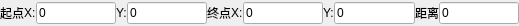
<?xml version="1.0" encoding="UTF-8"?>
<ui version="4.0">
 <class>QG_CalDisOfTP</class>
 <widget class="QWidget" name="QG_CalDisOfTP">
  <property name="geometry">
   <rect>
    <x>0</x>
    <y>0</y>
    <width>519</width>
    <height>26</height>
   </rect>
  </property>
  <property name="minimumSize">
   <size>
    <width>519</width>
    <height>0</height>
   </size>
  </property>
  <property name="windowTitle">
   <string>Form</string>
  </property>
  <layout class="QHBoxLayout" name="horizontalLayout_9">
   <property name="spacing">
    <number>6</number>
   </property>
   <property name="margin">
    <number>0</number>
   </property>
   <item>
    <layout class="QHBoxLayout" name="horizontalLayout_8">
     <property name="spacing">
      <number>0</number>
     </property>
     <property name="bottomMargin">
      <number>0</number>
     </property>
     <item>
      <layout class="QHBoxLayout" name="horizontalLayout_5">
       <item>
        <widget class="QLabel" name="label_5">
         <property name="text">
          <string>起点</string>
         </property>
        </widget>
       </item>
       <item>
        <layout class="QHBoxLayout" name="horizontalLayout">
         <property name="spacing">
          <number>0</number>
         </property>
         <item>
          <widget class="QLabel" name="label_2">
           <property name="text">
            <string>X:</string>
           </property>
          </widget>
         </item>
         <item>
          <widget class="QLineEdit" name="caldisofTP_startX">
           <property name="text">
            <string>0</string>
           </property>
          </widget>
         </item>
        </layout>
       </item>
       <item>
        <layout class="QHBoxLayout" name="horizontalLayout_2">
         <property name="spacing">
          <number>0</number>
         </property>
         <item>
          <widget class="QLabel" name="label">
           <property name="text">
            <string>Y:</string>
           </property>
          </widget>
         </item>
         <item>
          <widget class="QLineEdit" name="caldisofTP_startY">
           <property name="text">
            <string>0</string>
           </property>
          </widget>
         </item>
        </layout>
       </item>
      </layout>
     </item>
     <item>
      <layout class="QHBoxLayout" name="horizontalLayout_6">
       <item>
        <widget class="QLabel" name="label_6">
         <property name="text">
          <string>终点</string>
         </property>
        </widget>
       </item>
       <item>
        <layout class="QHBoxLayout" name="horizontalLayout_4">
         <property name="spacing">
          <number>0</number>
         </property>
         <item>
          <widget class="QLabel" name="label_4">
           <property name="text">
            <string>X:</string>
           </property>
          </widget>
         </item>
         <item>
          <widget class="QLineEdit" name="caldisofTP_endX">
           <property name="text">
            <string>0</string>
           </property>
          </widget>
         </item>
        </layout>
       </item>
       <item>
        <layout class="QHBoxLayout" name="horizontalLayout_3">
         <property name="spacing">
          <number>0</number>
         </property>
         <item>
          <widget class="QLabel" name="label_3">
           <property name="text">
            <string>Y:</string>
           </property>
          </widget>
         </item>
         <item>
          <widget class="QLineEdit" name="caldisofTP_endY">
           <property name="text">
            <string>0</string>
           </property>
          </widget>
         </item>
        </layout>
       </item>
      </layout>
     </item>
     <item>
      <layout class="QHBoxLayout" name="horizontalLayout_7">
       <item>
        <widget class="QLabel" name="label_7">
         <property name="text">
          <string>距离</string>
         </property>
        </widget>
       </item>
       <item>
        <widget class="QLineEdit" name="caldisofTP_dis">
         <property name="minimumSize">
          <size>
           <width>80</width>
           <height>0</height>
          </size>
         </property>
         <property name="text">
          <string>0</string>
         </property>
        </widget>
       </item>
      </layout>
     </item>
    </layout>
   </item>
  </layout>
 </widget>
 <resources/>
 <connections/>
 <slots>
  <slot>slotNext()</slot>
  <slot>slotOk()</slot>
 </slots>
</ui>
